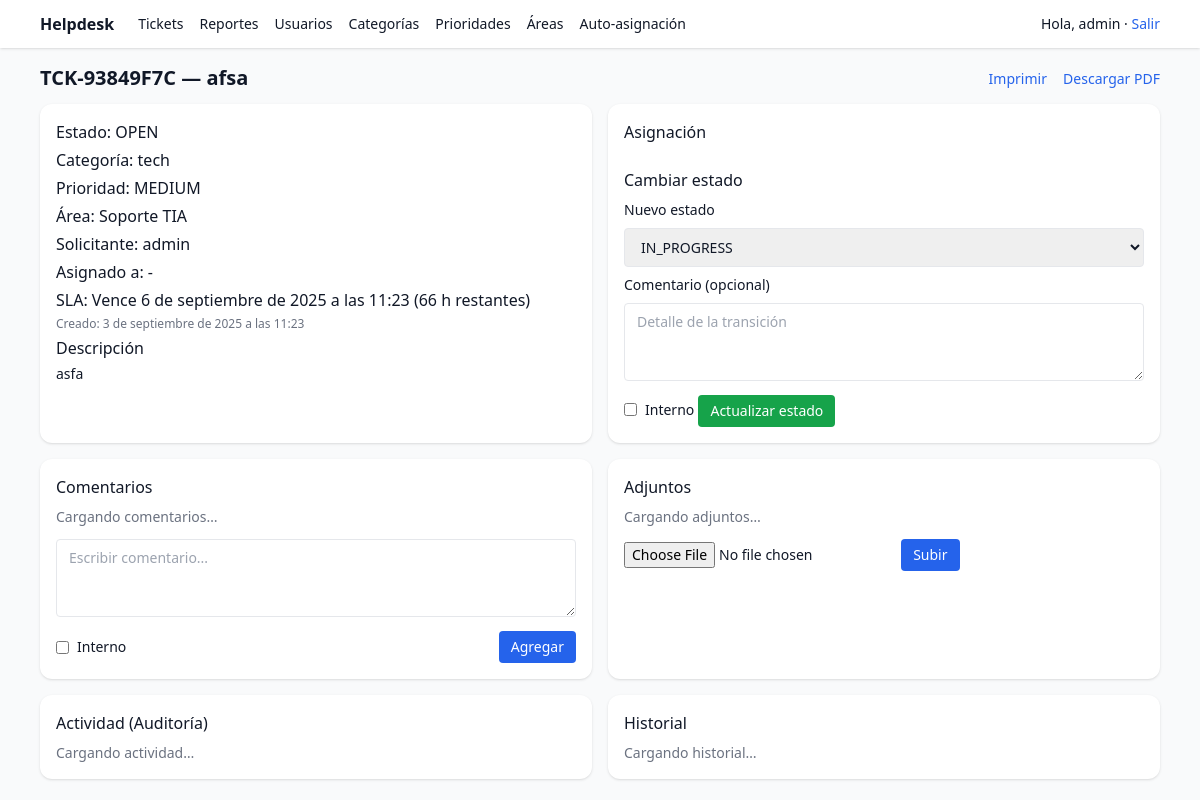
Page /tickets/54/ (signed in) on the committed database.
### tickets/models.py (models this page shows, shortened)
class Ticket(models.Model):
    OPEN = "OPEN"
    IN_PROGRESS = "IN_PROGRESS"
    RESOLVED = "RESOLVED"
    CLOSED = "CLOSED"
    STATUS_CHOICES = [
        (OPEN, "Abierto"),
        (IN_PROGRESS, "En Progreso"),
        (RESOLVED, "Resuelto"),
        (CLOSED, "Cerrado"),
    ]
    code = models.CharField(max_length=20, unique=True)
    title = models.CharField(max_length=200)
    description = models.TextField()
    requester = models.ForeignKey(
        settings.AUTH_USER_MODEL, on_delete=models.CASCADE, related_name="tickets"
    )
    category = models.ForeignKey(Category, on_delete=models.PROTECT)
    priority = models.ForeignKey(Priority, on_delete=models.PROTECT)
    area = models.ForeignKey(Area, on_delete=models.PROTECT, null=True, blank=True)
    status = models.CharField(max_length=20, choices=STATUS_CHOICES, default=OPEN)
    assigned_to = models.ForeignKey(
        settings.AUTH_USER_MODEL,
        on_delete=models.SET_NULL,
        null=True,
        blank=True,
        related_name="assigned",
    )
    created_at = models.DateTimeField(auto_now_add=True)  # se fija al crear
    updated_at = models.DateTimeField(auto_now=True)      # se actualiza en cada save()
    resolved_at = models.DateTimeField(null=True, blank=True)  # cuando pasa a RESOLVED
    closed_at = models.DateTimeField(null=True, blank=True)    # cuando pasa a CLOSED
    class Meta:
        permissions = [
            ("assign_ticket", "Can assign ticket"),
            ("transition_ticket", "Can transition ticket status"),
            ("comment_internal", "Can add internal comment"),
            ("view_all_tickets", "Can view all tickets"),
        ]
    @property
    def sla_hours_value(self) -> int:
        try:
            return int(getattr(self.priority, "sla_hours", 72) or 72)
        except Exception:
            return 72
    @property
    def due_at(self):
        return self.created_at + timedelta(hours=self.sla_hours_value)
    @property
    def remaining_hours(self) -> float:
        return (self.due_at - timezone.now()).total_seconds() / 3600.0
    @property
    def is_overdue(self) -> bool:
        return self.status in (self.OPEN, self.IN_PROGRESS) and self.remaining_hours < 0
    @property
    def is_warning(self) -> bool:
        return (
            self.status in (self.OPEN, self.IN_PROGRESS)
            and 0 <= self.remaining_hours <= (0.2 * self.sla_hours_value)
        )
    @property
    def is_critical(self) -> bool:
        return (getattr(self.priority, "key", "") or "").upper() == "CRITICAL"

### catalog/models.py (models this page shows, shortened)
class Category(models.Model):
    name = models.CharField(max_length=120, unique=True)
    description = models.TextField(blank=True)
    is_active = models.BooleanField(default=True)

class Priority(models.Model):
    LOW="LOW"; MEDIUM="MEDIUM"; HIGH="HIGH"; CRITICAL="CRITICAL"
    KEY_CHOICES = [(LOW,"Baja"),(MEDIUM,"Media"),(HIGH,"Alta"),(CRITICAL,"Crítica")]
    key = models.CharField(max_length=10, choices=KEY_CHOICES, unique=True)
    sla_hours = models.PositiveIntegerField(default=72)

class Area(models.Model):
    name = models.CharField(max_length=120, unique=True)

### tickets/views.py (the view)
# urls.py: path("tickets/<int:pk>/", ticket_views.ticket_detail, name="ticket_detail"),
@login_required
def ticket_detail(request, pk):
    t = get_object_or_404(
        Ticket.objects.select_related(
            "category", "priority", "area", "requester", "assigned_to"
        ),
        pk=pk,
    )
    u = request.user
    if not (
        is_admin(u)
        or (is_tech(u) and t.assigned_to_id in (None, u.id))
        or t.requester_id == u.id
    ):
        return HttpResponseForbidden("No autorizado")
    is_admin_u = is_admin(u)
    is_tech_u = is_tech(u)
    can_assign = is_admin_u or (is_tech_u and t.assigned_to_id in (None, u.id))
    allowed = allowed_transitions_for(t, u)
    tech_users = []
    if is_admin_u:
        try:
            g = Group.objects.get(name="TECH")
            tech_users = list(
                User.objects.filter(groups=g, is_active=True).order_by("username")
            )
        except Group.DoesNotExist:
            tech_users = []
    ctx = {
        "t": t,
        "can_assign": can_assign,
        "allowed_transitions": allowed,
        "tech_users": tech_users,
        "is_admin_u": is_admin_u,
        "is_tech_u": is_tech_u,
    }
    return TemplateResponse(request, "tickets/detail.html", ctx)

### tickets/api.py (called while the page is built)
def is_admin(user):
    return user.is_superuser or user.groups.filter(name="ADMIN").exists()

def is_tech(user):
    return user.groups.filter(name="TECH").exists()

### tickets/templatetags/roles.py (called while the page is built)
@register.filter
def has_group(user, group_name: str) -> bool:
    try:
        if not getattr(user, "is_authenticated", False):
            return False
        if group_name == "ADMIN":
            return user.is_superuser or user.groups.filter(name="ADMIN").exists()
        return user.groups.filter(name=group_name).exists()
    except Exception:
        return False

### tickets/views.py (called while the page is built)
def allowed_transitions_for(ticket: Ticket, user) -> list[str]:
    allowed = {
        Ticket.OPEN: {Ticket.IN_PROGRESS},
        Ticket.IN_PROGRESS: {Ticket.RESOLVED, Ticket.OPEN},
        Ticket.RESOLVED: {Ticket.CLOSED, Ticket.IN_PROGRESS},
        Ticket.CLOSED: set(),
    }
    if is_admin(user) or (is_tech(user) and ticket.assigned_to_id == user.id):
        return list(allowed.get(ticket.status, set()))
    return []

### templates/tickets/detail.html (shortened to what this page needs)
{% extends "base.html" %}
{% block content %}
<div class="flex items-center justify-between mb-3">
  <h1 class="text-xl font-semibold">{{ t.code }} — {{ t.title }}</h1>
  <div class="space-x-3">
    <a href="{% url 'ticket_print' t.id %}" target="_blank" class="text-sm text-blue-600 hover:underline">Imprimir</a>
    <a href="{% url 'ticket_pdf' t.id %}" class="text-sm text-blue-600 hover:underline">Descargar PDF</a>
  </div>
</div>
<div class="grid grid-cols-1 md:grid-cols-2 gap-4">
  <div class="bg-white rounded-xl shadow p-4 space-y-1">
    <div><span class="font-medium">Estado:</span> {{ t.status }}</div>
    <div><span class="font-medium">Categoría:</span> {{ t.category.name }}</div>
    <div><span class="font-medium">Prioridad:</span> {{ t.priority.key }}</div>
    {% if t.area %}<div><span class="font-medium">Área:</span> {{ t.area.name }}</div>{% endif %}
    <div><span class="font-medium">Solicitante:</span> {{ t.requester.username }}</div>
    <div><span class="font-medium">Asignado a:</span> {% if t.assigned_to %}{{ t.assigned_to.username }}{% else %}-{% endif %}</div>
    <div><span class="font-medium">SLA:</span>
      {% if t.is_overdue %}
        Vencido (venció {{ t.due_at }})
      {% else %}
        Vence {{ t.due_at }} ({{ t.remaining_hours|floatformat:0 }} h restantes)
      {% endif %}
    </div>
    <div class="text-xs text-gray-500 mt-2">
      Creado: {{ t.created_at }}
    </div>
    <div class="mt-3">
      <div class="font-medium mb-1">Descripción</div>
      <div class="text-sm whitespace-pre-line">{{ t.description }}</div>
    </div>
  </div>
  <div class="bg-white rounded-xl shadow p-4 space-y-6">
    {% if can_assign %}
      <div>
        <div class="font-medium mb-2">Asignación</div>
      </div>
    {% endif %}
    {% if allowed_transitions %}
    <div>
      <div class="font-medium mb-2">Cambiar estado</div>
      <form method="post" action="{% url 'ticket_transition' t.id %}" class="space-y-2">
        <label class="block text-sm">Nuevo estado</label>
        <select name="next_status" class="w-full border rounded px-3 py-2 text-sm" required>
          {% for st in allowed_transitions %}
            <option value="{{ st }}">{{ st }}</option>
          {% endfor %}
        </select>
        <label class="block text-sm">Comentario (opcional)</label>
        <textarea name="comment" rows="3" class="w-full border rounded px-3 py-2 text-sm" placeholder="Detalle de la transición"></textarea>
        <label class="text-sm inline-flex items-center gap-2">
          <input type="checkbox" name="is_internal"> Interno
        </label>
        <button class="bg-green-600 text-white px-3 py-1.5 rounded text-sm">Actualizar estado</button>
      </form>
    </div>
    {% endif %}
  </div>
  <div class="bg-white rounded-xl shadow p-4">
    <div class="font-medium mb-2">Comentarios</div>
    <div id="comments"
         hx-get="{% url 'comments_partial' t.id %}"
         hx-trigger="load, revealed"
         hx-target="#comments"
         hx-swap="innerHTML">
      <div class="text-sm text-gray-500">Cargando comentarios…</div>
    </div>
    <form class="mt-3" method="post" action="{% url 'add_comment' t.id %}"
          hx-post="{% url 'add_comment' t.id %}" hx-target="#comments" hx-swap="innerHTML">
      <textarea name="body" class="w-full border rounded px-3 py-2 text-sm" rows="3" placeholder="Escribir comentario..." required></textarea>
      <div class="flex items-center justify-between mt-2">
        <label class="text-sm inline-flex items-center gap-2">
          <input type="checkbox" name="is_internal"> Interno
        </label>
        <button class="bg-blue-600 text-white px-3 py-1.5 rounded text-sm">Agregar</button>
      </div>
    </form>
  </div>
  <div class="bg-white rounded-xl shadow p-4">
    <div class="font-medium mb-2">Adjuntos</div>
    <div id="attachments"
         hx-get="{% url 'attachments_partial' t.id %}"
         hx-trigger="load, revealed"
         hx-target="#attachments"
         hx-swap="innerHTML">
      <div class="text-sm text-gray-500">Cargando adjuntos…</div>
    </div>
    <form class="mt-3" method="post" enctype="multipart/form-data"
          hx-post="{% url 'add_attachment' t.id %}" hx-target="#attachments" hx-swap="innerHTML">
      <input type="file" name="file" class="text-sm" required />
      <button class="bg-blue-600 text-white px-3 py-1.5 rounded text-sm">Subir</button>
    </form>
  </div>
<div class="bg-white rounded-xl shadow p-4">
  <div class="font-medium mb-2">Actividad (Auditoría)</div>
  <div id="audit"
       hx-get="{% url 'audit_partial' t.id %}"
       hx-trigger="load, revealed"
       hx-target="#audit"
       hx-swap="innerHTML">
    <div class="text-sm text-gray-500">Cargando actividad…</div>
  </div>
</div>
  <div class="bg-white rounded-xl shadow p-4">
    <div class="font-medium mb-2">Historial</div>
    <div id="audit"
         hx-get="{% url 'audit_partial' t.id %}"
         hx-trigger="load, revealed"
         hx-target="#audit"
         hx-swap="innerHTML">
      <div class="text-sm text-gray-500">Cargando historial…</div>
    </div>
  </div>
</div>
{% endblock %}

### templates/base.html (shortened to what this page needs)
{% load static %}
{% load roles %}
<!doctype html>
<html lang="es">
<head>
  <script src="https://cdn.tailwindcss.com"></script>
</head>
<body class="bg-gray-50 text-gray-900">
  <header class="bg-white shadow">
    <div class="max-w-6xl mx-auto px-4 py-3 flex justify-between items-center">
      <div class="flex items-center gap-6">
        <a href="{% url 'tickets_home' %}" class="font-semibold">Helpdesk</a>
        {% if request.user.is_authenticated %}
          <nav class="hidden md:flex items-center gap-4">
            <a href="{% url 'tickets_home' %}" class="text-sm hover:underline">Tickets</a>
            <a href="{% url 'reports_dashboard' %}" class="text-sm hover:underline">Reportes</a>
            {% if request.user|has_group:"ADMIN" or request.user.is_superuser %}
              <a href="{% url 'accounts:users_list' %}" class="text-sm hover:underline">Usuarios</a>
              <a href="{% url 'categories_list' %}" class="text-sm hover:underline">Categorías</a>
              <a href="{% url 'priorities_list' %}" class="text-sm hover:underline">Prioridades</a>
              <a href="{% url 'areas_list' %}" class="text-sm hover:underline">Áreas</a>
              <a href="{% url 'auto_rules_list' %}" class="text-sm hover:underline">Auto-asignación</a>
            {% endif %}
          </nav>
        {% endif %}
      </div>
      <div class="text-sm">
        {% if request.user.is_authenticated %}
          Hola, <span class="font-medium">{{ request.user.username }}</span>
          · <form action="{% url 'logout' %}" method="post" class="inline">
              <button type="submit" class="text-blue-600 hover:underline">Salir</button>
            </form>
        {% else %}
          <a href="{% url 'login' %}" class="text-blue-600 hover:underline">Ingresar</a>
        {% endif %}
      </div>
    </div>
  </header>
  <main class="max-w-6xl mx-auto p-4">
    {% block content %}{% endblock %}
  </main>
</body>
</html>

### rows in the picture
Ticket: code "TCK-93849F7C", title "afsa", status "OPEN", category.name "tech", priority.key "MEDIUM", area.name "Soporte TIA", requester.username "admin", due_at "6 de septiembre de 2025 a las 11:23", remaining_hours "66", created_at "3 de septiembre de 2025 a las 11:23", description "asfa"

### other values in the picture
{{ request.user.username }} "admin"
form field next_status "IN_PROGRESS"
